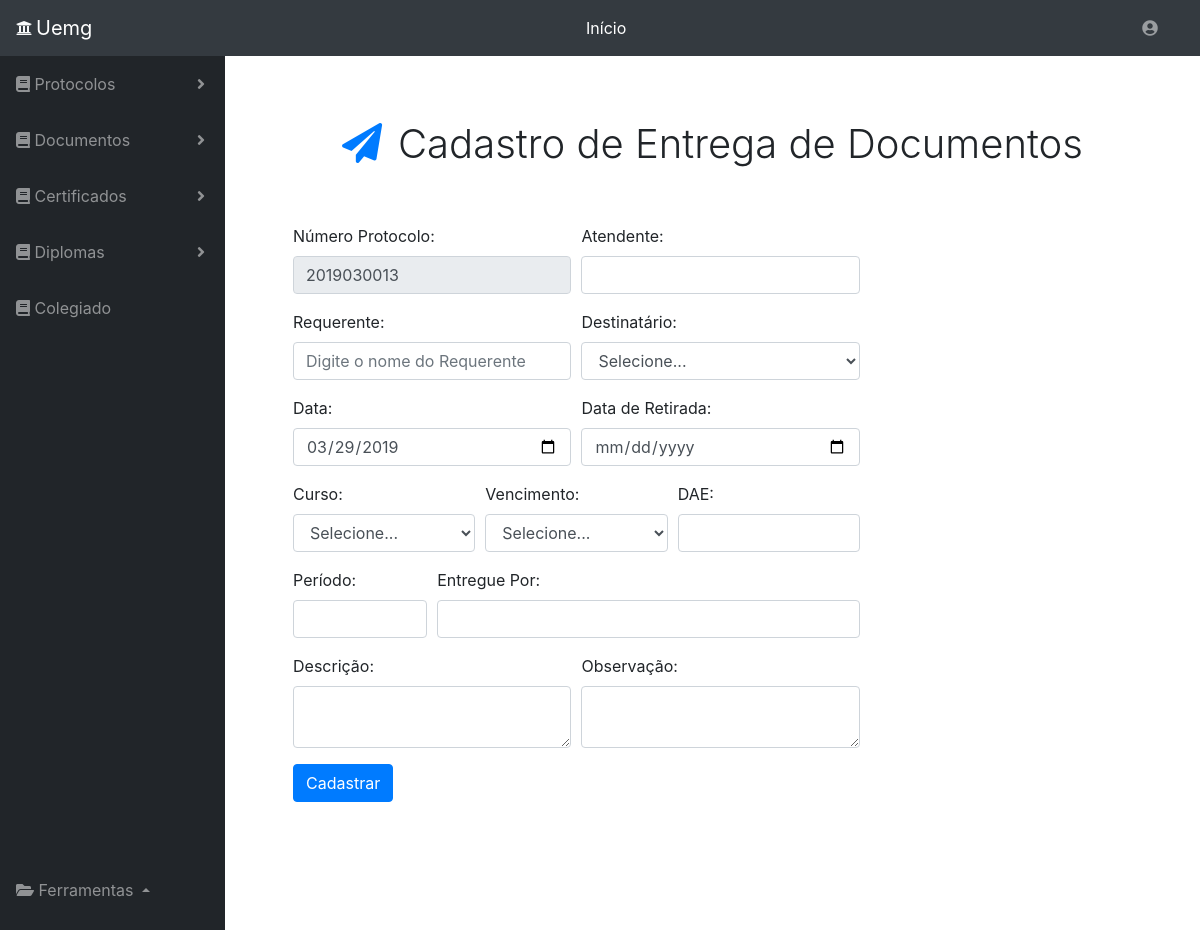
Before: /addentregaproto.php with the older database file.
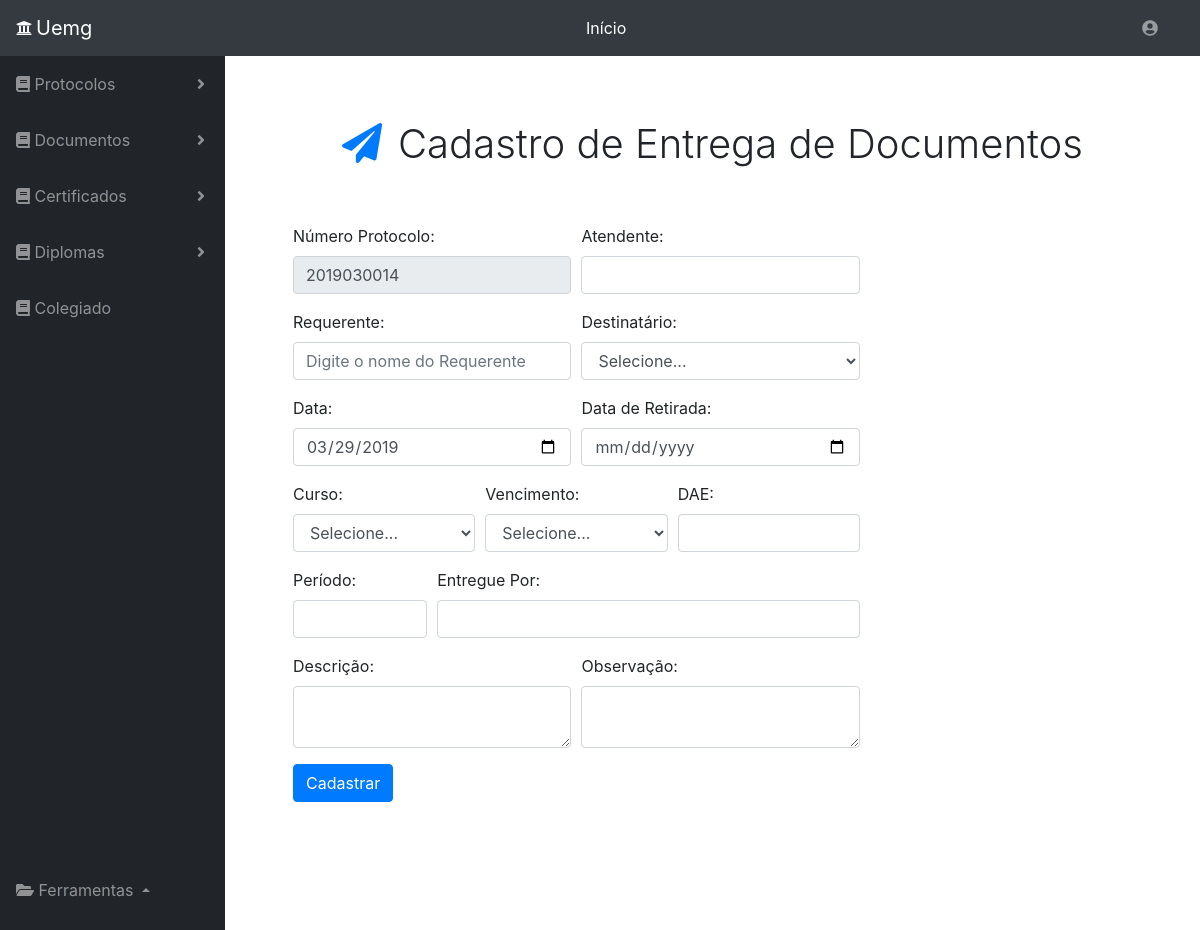
After: the same page with the newer database file.
### tables this page shows
CREATE TABLE `addentregaprotocolos` (
  `id` int(11) NOT NULL,
  `numproto` varchar(20) NOT NULL,
  `nome` varchar(255) NOT NULL,
  `atendente` varchar(255) NOT NULL,
  `curso` varchar(255) NOT NULL,
  `periodo` varchar(255) NOT NULL,
  `data` date NOT NULL,
  `dataretirada` date NOT NULL,
  `entregue` varchar(255) NOT NULL,
  `descricao` varchar(300) NOT NULL,
  `observacao` varchar(255) NOT NULL,
  `dae` varchar(255) NOT NULL,
  `encaminhamento` varchar(255) NOT NULL,
  `vencimento` varchar(250) NOT NULL,
  `datavencimento` date NOT NULL,
  `status` tinyint(1) NOT NULL
);

### addentregaproto.php (the view, shortened to what the changed rows need)
<!DOCTYPE html>
<head>
    <link rel="stylesheet" href="https://stackpath.bootstrapcdn.com/bootstrap/4.1.3/css/bootstrap.min.css">
    <link rel="stylesheet" type="text/css" media="screen" href="menu.css" />
    <link rel="stylesheet" href="https://use.fontawesome.com/releases/v5.5.0/css/all.css">
</head>
<body id="page-top">
    <div id="wrapper">
      <?php include_once 'side_bar.php';?>
  <div id="content-wrapper">
        <div class="container-fluid">
             <div class="row">
      <div class="col-12 text-center my-5">
        <h1 style="font-weight: 330;"><i class="fa fa-paper-plane text-primary mr-3" aria-hidden="true" ></i>Cadastro de Entrega de Documentos</h3>
      </div>
    </div>
    <div class="row mb-5 justifiy-content-center">
      <div class="col-sm-12 col-md-10 col-lg-8">
        <form method="post" action="funções/adicionarentregaproto.php">
          <div class="form-row ml-5">
            <div class="form-group col-sm-6 ">
                 <?php
              $sql = "SELECT Id FROM addentregaprotocolos ORDER BY Id DESC LIMIT 1";
              $execute = mysqli_query($conn,$sql);
              $dados = mysqli_fetch_assoc($execute);
              $dadosId =  $dados['Id'] + 1;
              ?>
              <label for="inputNumProto">Número Protocolo:</label>
              <input type="text" class="form-control" id="inputNumProto" name="numproto" placeholder="Digite número do protocolo" value="<?php echo date('Ym').str_pad($dadosId , 4, "0", STR_PAD_LEFT); ?>" readonly="true">
            </div>
          </div>
      </form>
    </div>
  </div>
        </div>
  </div>
  </body>
</html>

Changed rows visible on the page:
no longer on this page (row edited): addentregaprotocolos: numproto "2019030013"
added addentregaprotocolos: numproto "2019030014"
